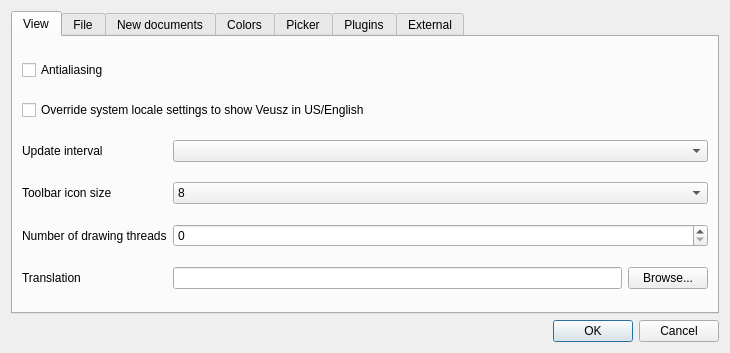
<?xml version="1.0" encoding="UTF-8"?>
<ui version="4.0">
 <class>PrefsDialog</class>
 <widget class="QDialog" name="PrefsDialog">
  <property name="geometry">
   <rect>
    <x>0</x>
    <y>0</y>
    <width>730</width>
    <height>353</height>
   </rect>
  </property>
  <property name="windowTitle">
   <string>Preferences</string>
  </property>
  <layout class="QVBoxLayout" name="verticalLayout_4">
   <item>
    <widget class="QTabWidget" name="tabWidget">
     <property name="currentIndex">
      <number>0</number>
     </property>
     <widget class="QWidget" name="View">
      <attribute name="title">
       <string>View</string>
      </attribute>
      <layout class="QGridLayout" name="gridLayout_2">
       <item row="0" column="0">
        <widget class="QCheckBox" name="antialiasCheck">
         <property name="toolTip">
          <string>Use antialiasing to smooth jagged edges</string>
         </property>
         <property name="text">
          <string>Antialiasing</string>
         </property>
        </widget>
       </item>
       <item row="1" column="0" colspan="2">
        <widget class="QCheckBox" name="englishCheck">
         <property name="toolTip">
          <string>Please restart Veusz after changing this option</string>
         </property>
         <property name="text">
          <string>Override system locale settings to show Veusz in US/English</string>
         </property>
        </widget>
       </item>
       <item row="2" column="0">
        <widget class="QLabel" name="label_5">
         <property name="text">
          <string>Update interval</string>
         </property>
        </widget>
       </item>
       <item row="2" column="1">
        <widget class="QComboBox" name="intervalCombo">
         <property name="toolTip">
          <string>How often Veusz will update the plot if it has changed</string>
         </property>
        </widget>
       </item>
       <item row="3" column="0">
        <widget class="QLabel" name="label_6">
         <property name="text">
          <string>Toolbar icon size</string>
         </property>
        </widget>
       </item>
       <item row="3" column="1">
        <widget class="QComboBox" name="iconSizeCombo">
         <item>
          <property name="text">
           <string>8</string>
          </property>
         </item>
         <item>
          <property name="text">
           <string>16</string>
          </property>
         </item>
         <item>
          <property name="text">
           <string>24</string>
          </property>
         </item>
         <item>
          <property name="text">
           <string>32</string>
          </property>
         </item>
         <item>
          <property name="text">
           <string>48</string>
          </property>
         </item>
         <item>
          <property name="text">
           <string>64</string>
          </property>
         </item>
        </widget>
       </item>
       <item row="4" column="0">
        <widget class="QLabel" name="label_11">
         <property name="text">
          <string>Number of drawing threads</string>
         </property>
        </widget>
       </item>
       <item row="4" column="1">
        <widget class="QSpinBox" name="threadSpinBox">
         <property name="toolTip">
          <string>Maximum number of parallel threads to use for drawing plots.
Set to 0 to disable threads.</string>
         </property>
         <property name="maximum">
          <number>16</number>
         </property>
        </widget>
       </item>
       <item row="5" column="0">
        <widget class="QLabel" name="label_2">
         <property name="text">
          <string>Translation</string>
         </property>
        </widget>
       </item>
       <item row="5" column="1">
        <layout class="QHBoxLayout" name="horizontalLayout_4">
         <item>
          <widget class="QLineEdit" name="translationEdit">
           <property name="toolTip">
            <string>&lt;html&gt;&lt;head/&gt;&lt;body&gt;&lt;p&gt;Load an externally-provided translation file on startup&lt;/p&gt;&lt;/body&gt;&lt;/html&gt;</string>
           </property>
          </widget>
         </item>
         <item>
          <widget class="QPushButton" name="translationBrowseButton">
           <property name="text">
            <string>Browse...</string>
           </property>
          </widget>
         </item>
        </layout>
       </item>
      </layout>
     </widget>
     <widget class="QWidget" name="File">
      <attribute name="title">
       <string>File</string>
      </attribute>
      <layout class="QGridLayout" name="gridLayout_5">
       <item row="0" column="0" rowspan="2">
        <widget class="QGroupBox" name="groupBox">
         <property name="title">
          <string>Document default directory</string>
         </property>
         <layout class="QVBoxLayout" name="verticalLayout_8">
          <item>
           <widget class="QRadioButton" name="dirDocPrevRadio">
            <property name="toolTip">
             <string/>
            </property>
            <property name="text">
             <string>Previous session</string>
            </property>
           </widget>
          </item>
          <item>
           <widget class="QRadioButton" name="dirDocCWDRadio">
            <property name="text">
             <string>Current working directory</string>
            </property>
           </widget>
          </item>
          <item>
           <widget class="QCheckBox" name="docFileAddImportPaths">
            <property name="toolTip">
             <string>&lt;html&gt;&lt;head/&gt;&lt;body&gt;&lt;p&gt;If set, the document location is recorded when saved, so linked data can be loaded using relative paths later if the document is moved.&lt;/p&gt;&lt;/body&gt;&lt;/html&gt;</string>
            </property>
            <property name="text">
             <string>Add import paths</string>
            </property>
           </widget>
          </item>
         </layout>
        </widget>
       </item>
       <item row="0" column="1">
        <widget class="QGroupBox" name="groupBox_4">
         <property name="title">
          <string>Export filename templates</string>
         </property>
         <layout class="QGridLayout" name="gridLayout_3">
          <item row="1" column="0">
           <widget class="QLabel" name="label_9">
            <property name="text">
             <string>Multiple files</string>
            </property>
           </widget>
          </item>
          <item row="1" column="1">
           <widget class="QLineEdit" name="exportTemplMultiEdit">
            <property name="toolTip">
             <string>&lt;html&gt;&lt;head/&gt;&lt;body&gt;&lt;p&gt;Template filename when exorting to multiple files. This can include %DOCNAME% for the document name, %PAGENAME% for the page name and %PAGE% for the page number. %PAGE00% and %PAGE000% force two and three-character page numbers. An extension is automatically added.&lt;/p&gt;&lt;/body&gt;&lt;/html&gt;</string>
            </property>
           </widget>
          </item>
          <item row="0" column="1">
           <widget class="QLineEdit" name="exportTemplSingleEdit">
            <property name="toolTip">
             <string>&lt;html&gt;&lt;head/&gt;&lt;body&gt;&lt;p&gt;Template filename when written to a single file. This can include %DOCNAME% for the document name. A filename extension is automatically added.&lt;/p&gt;&lt;/body&gt;&lt;/html&gt;</string>
            </property>
           </widget>
          </item>
          <item row="0" column="0">
           <widget class="QLabel" name="label_3">
            <property name="text">
             <string>Single file</string>
            </property>
           </widget>
          </item>
         </layout>
        </widget>
       </item>
       <item row="1" column="1">
        <widget class="QGroupBox" name="groupBox_2">
         <property name="title">
          <string>Export default directory</string>
         </property>
         <layout class="QVBoxLayout" name="verticalLayout_5">
          <item>
           <widget class="QRadioButton" name="dirExportDocRadio">
            <property name="text">
             <string>Document director&amp;y</string>
            </property>
           </widget>
          </item>
          <item>
           <widget class="QRadioButton" name="dirExportPrevRadio">
            <property name="text">
             <string>Previous session</string>
            </property>
           </widget>
          </item>
          <item>
           <widget class="QRadioButton" name="dirExportCWDRadio">
            <property name="text">
             <string>Curren&amp;t working directory</string>
            </property>
           </widget>
          </item>
         </layout>
        </widget>
       </item>
      </layout>
     </widget>
     <widget class="QWidget" name="StylesTab">
      <attribute name="title">
       <string>New documents</string>
      </attribute>
      <layout class="QVBoxLayout" name="verticalLayout_3">
       <item>
        <widget class="QLabel" name="label_8">
         <property name="sizePolicy">
          <sizepolicy hsizetype="Preferred" vsizetype="Maximum">
           <horstretch>0</horstretch>
           <verstretch>0</verstretch>
          </sizepolicy>
         </property>
         <property name="text">
          <string>Default stylesheet and custom definition files to load in new documents</string>
         </property>
         <property name="wordWrap">
          <bool>true</bool>
         </property>
        </widget>
       </item>
       <item>
        <layout class="QGridLayout" name="gridLayout">
         <item row="0" column="0">
          <widget class="QLabel" name="label_4">
           <property name="text">
            <string>Stylesheet</string>
           </property>
          </widget>
         </item>
         <item row="0" column="1">
          <widget class="QLineEdit" name="styleLineEdit">
           <property name="toolTip">
            <string>A stylesheet file name specified here will be automatically loaded when creating a new document.
Leave blank for no stylesheet to be loaded.</string>
           </property>
          </widget>
         </item>
         <item row="0" column="2">
          <widget class="QPushButton" name="styleBrowseButton">
           <property name="text">
            <string>Browse...</string>
           </property>
          </widget>
         </item>
         <item row="1" column="0">
          <widget class="QLabel" name="label_7">
           <property name="text">
            <string>Custom definitons</string>
           </property>
          </widget>
         </item>
         <item row="1" column="1">
          <widget class="QLineEdit" name="customLineEdit">
           <property name="toolTip">
            <string>A custom definiton file name specified here will be automatically
loaded when creating a new document. Leave blank for no file
to be loaded.</string>
           </property>
          </widget>
         </item>
         <item row="1" column="2">
          <widget class="QPushButton" name="customBrowseButton">
           <property name="text">
            <string>Browse...</string>
           </property>
          </widget>
         </item>
        </layout>
       </item>
      </layout>
     </widget>
     <widget class="QWidget" name="tab">
      <attribute name="title">
       <string>Colors</string>
      </attribute>
      <layout class="QVBoxLayout" name="verticalLayout_2">
       <item>
        <widget class="QGroupBox" name="groupBox_3">
         <property name="title">
          <string>Document color theme</string>
         </property>
         <layout class="QHBoxLayout" name="horizontalLayout_3">
          <item>
           <widget class="QLabel" name="label">
            <property name="text">
             <string>Default</string>
            </property>
           </widget>
          </item>
          <item>
           <widget class="QComboBox" name="colorThemeDefCombo"/>
          </item>
         </layout>
        </widget>
       </item>
       <item>
        <widget class="QGroupBox" name="colorGroup">
         <property name="title">
          <string>Colors used by the Veusz user interface</string>
         </property>
        </widget>
       </item>
      </layout>
     </widget>
     <widget class="QWidget" name="Picker">
      <attribute name="title">
       <string>Picker</string>
      </attribute>
      <layout class="QVBoxLayout" name="verticalLayout_6">
       <item>
        <widget class="QCheckBox" name="pickerToConsoleCheck">
         <property name="text">
          <string>Print picked points to internal console</string>
         </property>
        </widget>
       </item>
       <item>
        <widget class="QCheckBox" name="pickerToClipboardCheck">
         <property name="text">
          <string>Copy picked points to clipboard</string>
         </property>
        </widget>
       </item>
      </layout>
     </widget>
     <widget class="QWidget" name="pluginTab">
      <attribute name="title">
       <string>Plugins</string>
      </attribute>
      <layout class="QGridLayout" name="gridLayout_4">
       <item row="1" column="0" colspan="4">
        <widget class="QListView" name="pluginList"/>
       </item>
       <item row="3" column="0">
        <spacer name="horizontalSpacer">
         <property name="orientation">
          <enum>Qt::Horizontal</enum>
         </property>
         <property name="sizeHint" stdset="0">
          <size>
           <width>40</width>
           <height>20</height>
          </size>
         </property>
        </spacer>
       </item>
       <item row="3" column="1">
        <widget class="QPushButton" name="pluginAddButton">
         <property name="text">
          <string>Add...</string>
         </property>
        </widget>
       </item>
       <item row="0" column="0" colspan="4">
        <widget class="QLabel" name="label_10">
         <property name="text">
          <string>Add entries here to load Veusz import plugins. Entries should consist of a Python file to load.</string>
         </property>
         <property name="wordWrap">
          <bool>true</bool>
         </property>
        </widget>
       </item>
       <item row="3" column="2">
        <widget class="QPushButton" name="pluginRemoveButton">
         <property name="sizePolicy">
          <sizepolicy hsizetype="Minimum" vsizetype="Fixed">
           <horstretch>0</horstretch>
           <verstretch>0</verstretch>
          </sizepolicy>
         </property>
         <property name="text">
          <string>Remove</string>
         </property>
        </widget>
       </item>
      </layout>
     </widget>
     <widget class="QWidget" name="tab_2">
      <attribute name="title">
       <string>External</string>
      </attribute>
      <layout class="QGridLayout" name="gridLayout_2">
       <item row="0" column="0">
        <widget class="QLabel" name="label_14">
         <property name="text">
          <string>Python path</string>
         </property>
        </widget>
       </item>
       <item row="0" column="1">
        <widget class="QLineEdit" name="externalPythonPath">
         <property name="toolTip">
          <string>&lt;html&gt;&lt;head/&gt;&lt;body&gt;&lt;p&gt;Enter a colon-separated list of directories to be added to the beginning of the Python path. This can be used to find Python modules located in non-default locations. Changing this setting requires a restart.&lt;/p&gt;&lt;/body&gt;&lt;/html&gt;</string>
         </property>
        </widget>
       </item>
       <item row="1" column="0">
        <widget class="QLabel" name="label_2">
         <property name="text">
          <string>Ghostscript location</string>
         </property>
        </widget>
       </item>
       <item row="1" column="1">
        <widget class="QLineEdit" name="externalGhostscript">
         <property name="toolTip">
          <string>&lt;html&gt;&lt;head/&gt;&lt;body&gt;&lt;p&gt;Location of the Ghostscript executable. Used for creating EPS files. On Linux/Unix the PATH will be searched if this is not set. Requires a restart after changing.&lt;/p&gt;&lt;/body&gt;&lt;/html&gt;</string>
         </property>
        </widget>
       </item>
       <item row="1" column="2">
        <widget class="QPushButton" name="externalGhostscriptBrowse">
         <property name="text">
          <string>Browse...</string>
         </property>
        </widget>
       </item>
       <item row="2" column="1">
        <widget class="QCheckBox" name="externalNewVerCheck">
         <property name="text">
          <string>Disable new version checks</string>
         </property>
        </widget>
       </item>
       <item row="3" column="1">
        <widget class="QCheckBox" name="externalFeedbackCheck">
         <property name="text">
          <string>Disable sending automatic feedback</string>
         </property>
        </widget>
       </item>
      </layout>
     </widget>
    </widget>
   </item>
   <item>
    <widget class="QDialogButtonBox" name="buttonBox">
     <property name="standardButtons">
      <set>QDialogButtonBox::Cancel|QDialogButtonBox::Ok</set>
     </property>
    </widget>
   </item>
  </layout>
 </widget>
 <resources/>
 <connections>
  <connection>
   <sender>buttonBox</sender>
   <signal>accepted()</signal>
   <receiver>PrefsDialog</receiver>
   <slot>accept()</slot>
   <hints>
    <hint type="sourcelabel">
     <x>169</x>
     <y>236</y>
    </hint>
    <hint type="destinationlabel">
     <x>169</x>
     <y>126</y>
    </hint>
   </hints>
  </connection>
  <connection>
   <sender>buttonBox</sender>
   <signal>rejected()</signal>
   <receiver>PrefsDialog</receiver>
   <slot>reject()</slot>
   <hints>
    <hint type="sourcelabel">
     <x>169</x>
     <y>236</y>
    </hint>
    <hint type="destinationlabel">
     <x>169</x>
     <y>126</y>
    </hint>
   </hints>
  </connection>
 </connections>
</ui>
